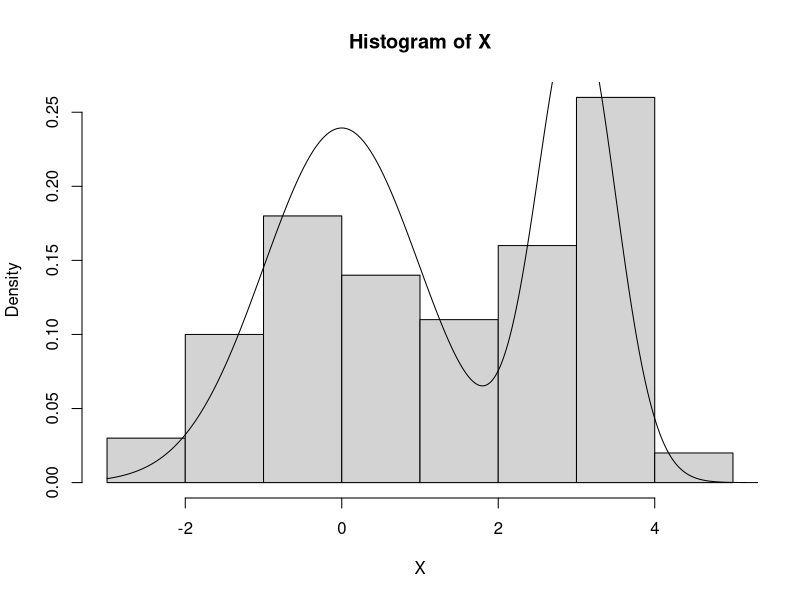
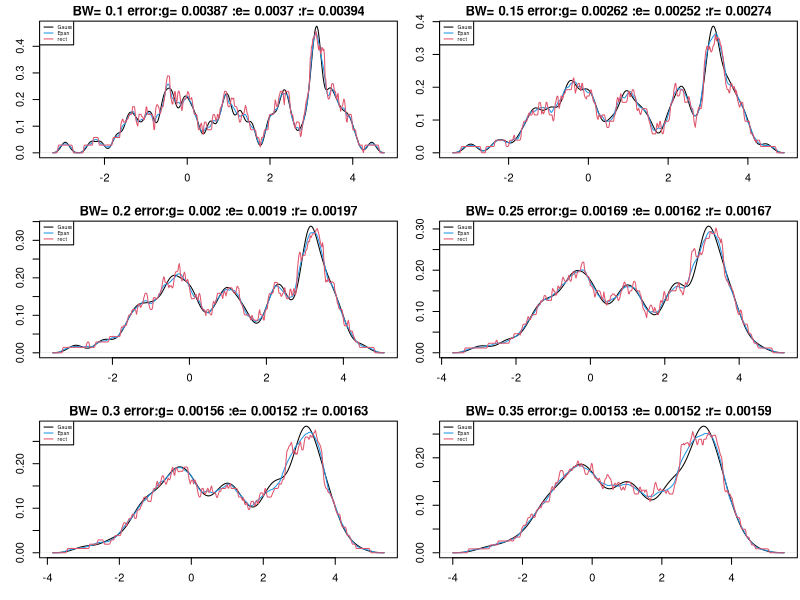
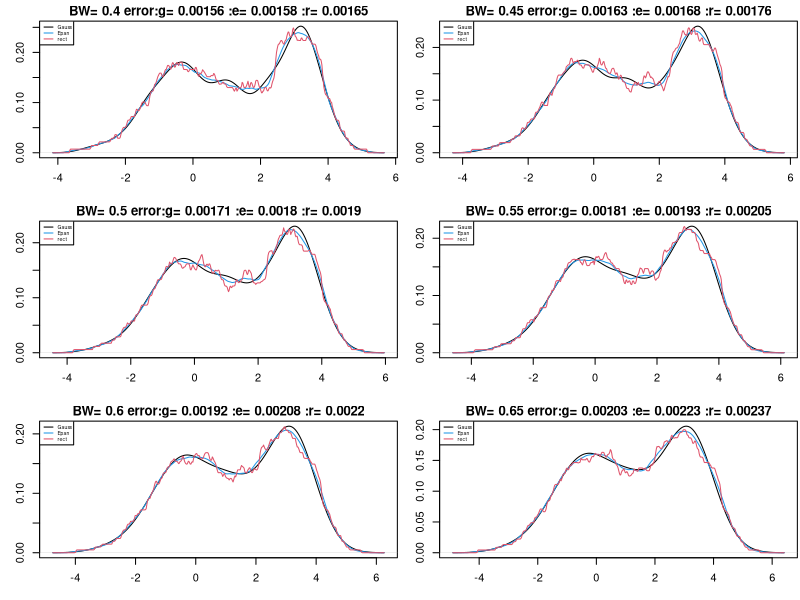
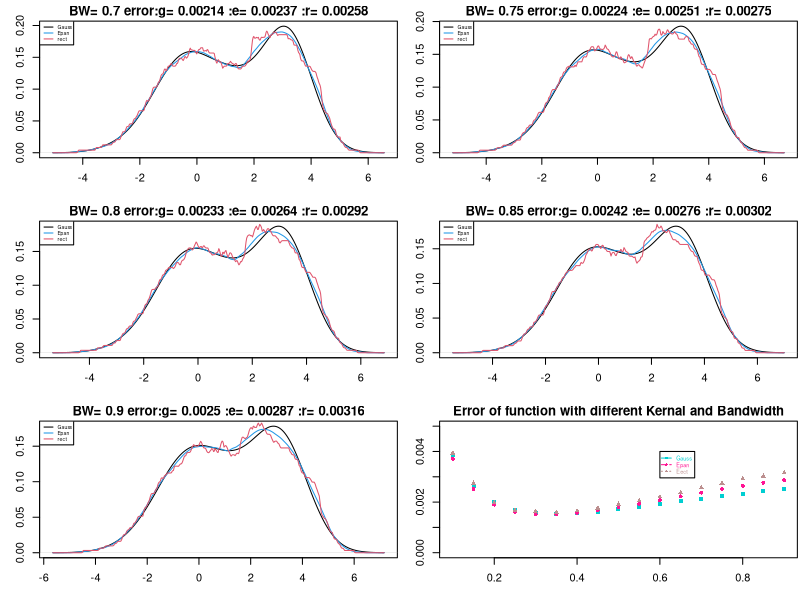

These charts were generated, in order, by the following R code:
## ---- chunk 1
rmixnorm <- function(N, mu1, mu2, sigma1, sigma2, tau){
  ind <- I(runif(N) > tau)
  X <- rep(0,N)
  X[ind] <- rnorm(sum(ind), mu1, sigma1)
  X[!ind] <- rnorm(sum(!ind), mu2, sigma2)
  return(X)
}

dmixnorm <- function(x, mu1, mu2, sigma1, sigma2, tau){
  y <- (1-tau)*dnorm(x,mu1,sigma1) + tau*dnorm(x,mu2,sigma2)
  return(y)
}
## ---- chunk 2
mu1 <- 3
mu2 <- 0
sigma1 <- 0.5
sigma2 <- 1
tau <- 0.6
N <- 100
X <- rmixnorm(N, mu1, mu2, sigma1, sigma2, tau)
x <- seq(-3,6,by=0.01)
fx <- dmixnorm(x, mu1, mu2, sigma1, sigma2, tau)
hist(X,freq=F)
points(x,fx,type="l")
## ---- chunk 3
density_my = X
plot_kdes <- function(bw){
  f_hat_g <-density(X,kernel = 'gaussian',bw=bw)
  y_true_g<-dmixnorm(f_hat_g$x, mu1, mu2, sigma1, sigma2, tau)
  y_hat_g <-f_hat_g$y
  error_g <- mean((y_true_g-y_hat_g)^2)
  
  f_hat_e <-density(X,kernel = 'epanechnikov',bw=bw)
  y_true_e<-dmixnorm(f_hat_e$x, mu1, mu2, sigma1, sigma2, tau)
  y_hat_e <-f_hat_e$y
  error_e <- mean((y_true_e-y_hat_e)^2)
  
  f_hat_r <-density(X,kernel = 'rectangular',bw=bw)
  y_true_r<-dmixnorm(f_hat_r$x, mu1, mu2, sigma1, sigma2, tau)
  y_hat_r <-f_hat_r$y
  error_r <- mean((y_true_r-y_hat_r)^2)
  
  plot(density(density_my, kernel="gaussian", bw=bw),
       main=paste("BW=",bw,"error:g=",round(error_g,5),":e=",round(error_e,5),":r=",round(error_r,5)), xlab="time [min]")
  lines(density(density_my, kernel="epanechnikov", bw=bw), col=4)
  lines(density(density_my, kernel="rectangular", bw=bw), col=2)
  legend("topleft", col=c(1, 4, 2), lty=1, cex =0.45, legend=c("Gauss", "Epan", "rect"))
}
par(mfrow=c(3,2), mar = c(3.2, 3, 1.6, 0.2))
for (i in seq(0.1,0.9,by = 0.05)){
plot_kdes(i)
  }
## ---- chunk 4
density_my = X
calculate <- function(){
error_g <-c()
error_r <-c()
error_e <-c()
for (bw in seq(0.1,0.9,by = 0.05)){
  mse_g <- 0
  mse_e <- 0
  mse_r <- 0
  for (i in c(1:200)){
    
  f_hat_g <-density(X,kernel = 'gaussian',bw=bw)
  y_true_g<-dmixnorm(f_hat_g$x, mu1, mu2, sigma1, sigma2, tau)
  y_hat_g <-f_hat_g$y
  error_1 <- mean((y_true_g-y_hat_g)^2)
  mse_g = mse_g +error_1
  
  f_hat_e <-density(X,kernel = 'epanechnikov',bw=bw)
  y_true_e<-dmixnorm(f_hat_e$x, mu1, mu2, sigma1, sigma2, tau)
  y_hat_e <-f_hat_e$y
  error_2 <- mean((y_true_e-y_hat_e)^2)
  mse_e = mse_e +error_2
  
  f_hat_r <-density(X,kernel = 'rectangular',bw=bw)
  y_true_r<-dmixnorm(f_hat_r$x, mu1, mu2, sigma1, sigma2, tau)
  y_hat_r <-f_hat_r$y
  error_3 <- mean((y_true_r-y_hat_r)^2)
  mse_r = mse_r + error_3
  }
  mse_g = mse_g /200
  error_g<- append(error_g,mse_g)
  mse_e = mse_e/200
  error_e<-append(error_e,mse_e)
  mse_r = mse_r/200
  error_r<-append(error_r,mse_r)
  }
  result = list(error_g,error_e,error_r)
  return (result)
}

## ---- chunk 5
a=calculate()
x_ = seq(0.1,0.9,by = 0.05)
MSE_g = unlist(a[1])
MSE_r = unlist(a[2])
MSE_e = unlist(a[3])
MSE<-data.frame(x_,MSE_g,MSE_r,MSE_e);MSE

## ---- chunk 6
plot(MSE_g~x_,pch=15,cex=0.8,col="DarkTurquoise",ylab="Error",xlab = "BandWidth",ylim = c(0,0.005),main="Error of function with different Kernal and Bandwidth")
points(x_,MSE_r,pch=16,col="DeepPink",cex=0.8)
points(x_,MSE_e,pch=17,col="RosyBrown",cex=0.8)
legend(0.6,0.004,c("Gauss","Epan","Eect"),cex =0.5,col=c("DarkTurquoise","DeepPink","RosyBrown"),text.col=c("DarkTurquoise","DeepPink","RosyBrown"),pch=c(15,16,17),lty=c(1,2,3))
